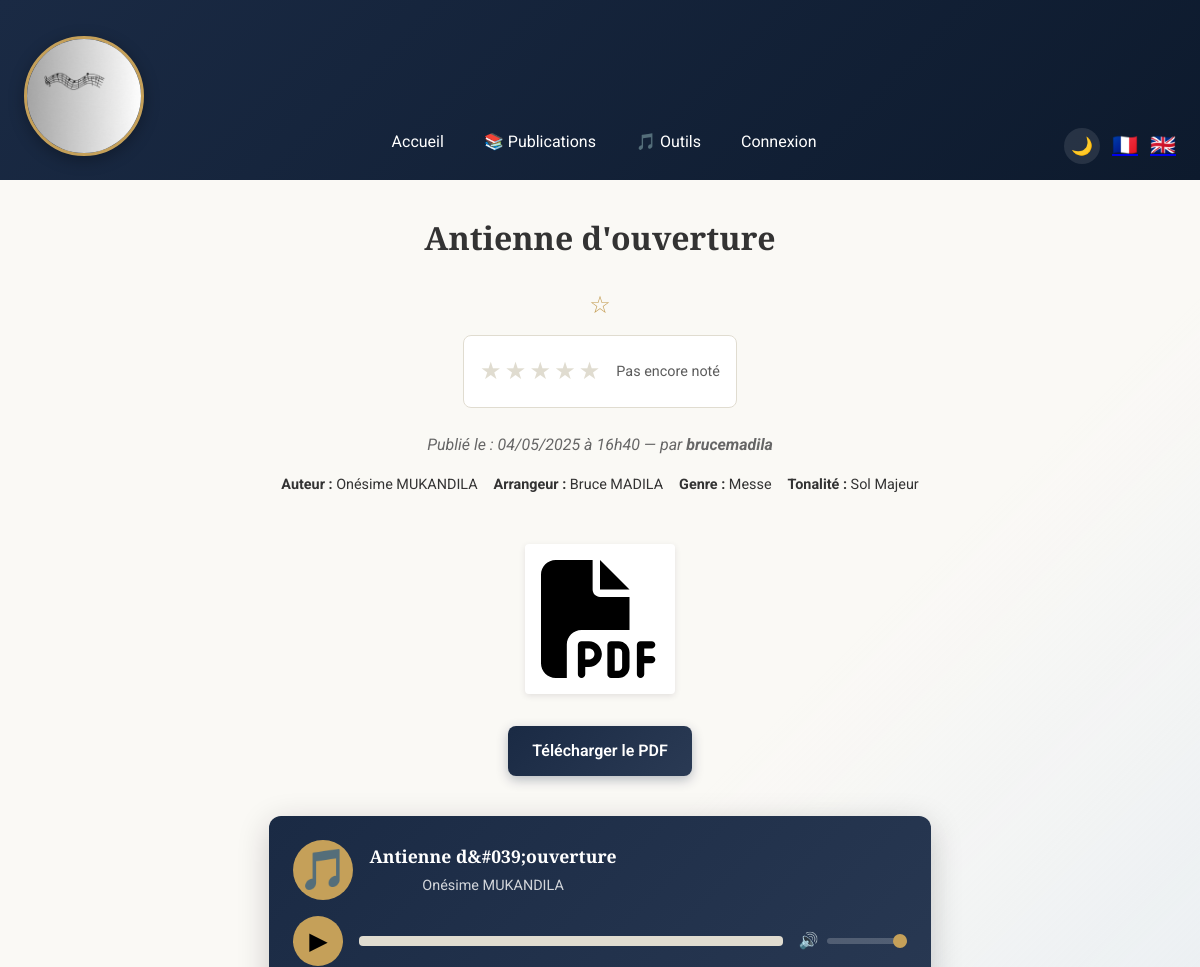
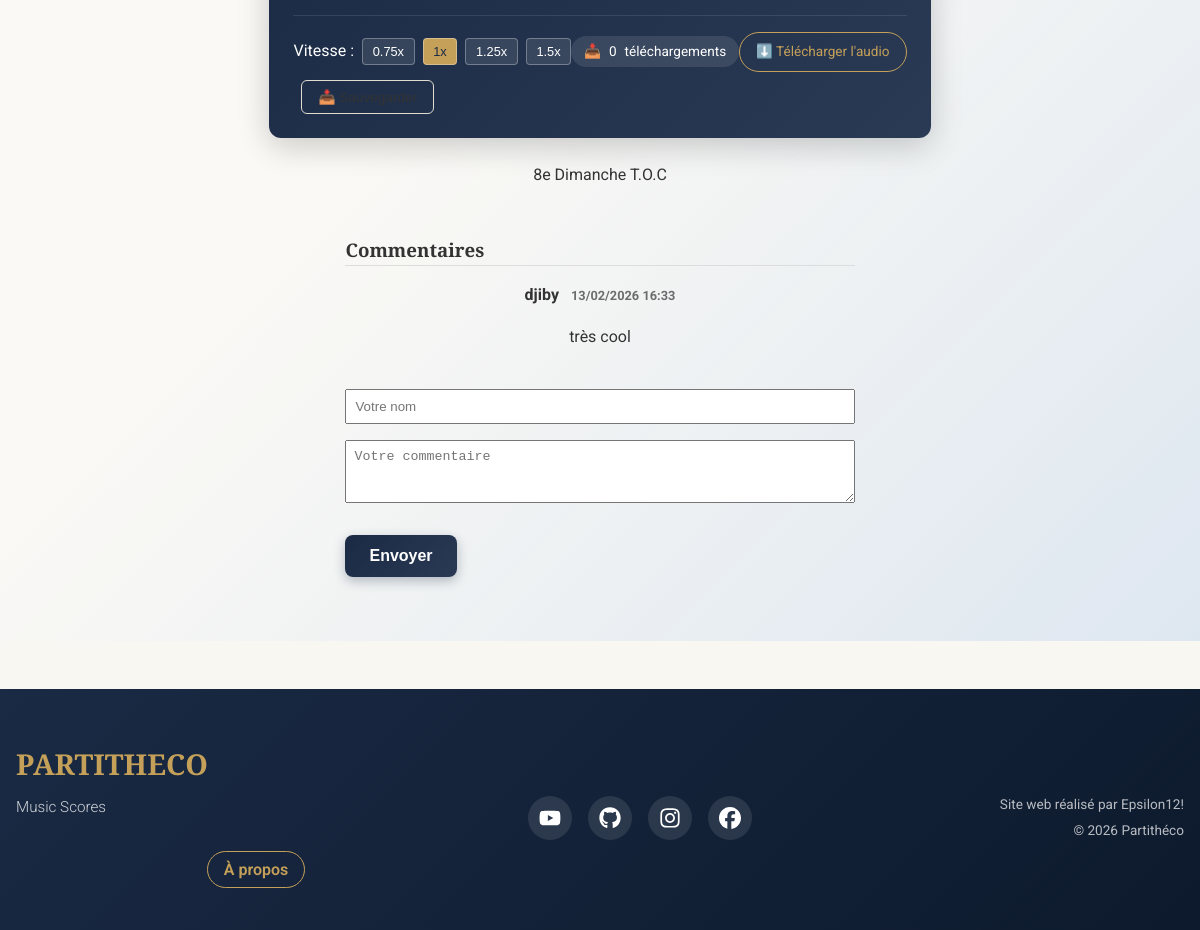
The app's page /project.php?id=9&lang=fr with its own data (2 pictures, top to bottom).
### tables this page shows
CREATE TABLE projects (
                id INTEGER PRIMARY KEY AUTOINCREMENT,
                user_id INTEGER NOT NULL,
                title TEXT NOT NULL,
                description TEXT NOT NULL,
                thumbnail TEXT,
                date_publication DATETIME DEFAULT CURRENT_TIMESTAMP, media TEXT, author TEXT, arranger TEXT, genre TEXT, tonality TEXT, moment_messe TEXT, temps_liturgique TEXT, is_liturgical BOOLEAN DEFAULT 0, voix TEXT,
                FOREIGN KEY(user_id) REFERENCES users(id)
            );

CREATE TABLE users (
                id INTEGER PRIMARY KEY AUTOINCREMENT,
                username TEXT NOT NULL UNIQUE,
                email TEXT NOT NULL UNIQUE,
                password TEXT NOT NULL
            , paroisse TEXT, role_choral TEXT);

CREATE TABLE comments (
                    id          INTEGER PRIMARY KEY AUTOINCREMENT,
                    project_id  INTEGER NOT NULL,
                    author      TEXT NOT NULL,
                    content     TEXT NOT NULL,
                    created_at  DATETIME DEFAULT CURRENT_TIMESTAMP,
                    FOREIGN KEY(project_id) REFERENCES projects(id)
                );

### classes/ProjectPageService.php (called while the page is built, shortened)
<?php
class ProjectPageService {
    private ProjectRepository $projectRepository;
    private CommentRepository $commentRepository;
    private FavoriteRepository $favoriteRepository;
    private DownloadRepository $downloadRepository;
    private RatingRepository $ratingRepository;
    private PlaylistRepository $playlistRepository;
    public function __construct(PDO $pdo) {
        $this->projectRepository = new ProjectRepository($pdo);
        $this->commentRepository = new CommentRepository($pdo);
        $this->favoriteRepository = new FavoriteRepository($pdo);
        $this->downloadRepository = new DownloadRepository($pdo);
        $this->ratingRepository = new RatingRepository($pdo);
        $this->playlistRepository = new PlaylistRepository($pdo);
    }
    public function buildPageData(int $projectId, ?array $user = null): array {
        $project = $this->projectRepository->getById($projectId);
        $userId = $user['id'] ?? null;
        return [
            'project' => $project,
            'avgRating' => $this->ratingRepository->getAverageRating($projectId),
            'ratingCount' => $this->ratingRepository->getRatingCount($projectId),
            'userRating' => $userId ? $this->ratingRepository->getUserRating($userId, $projectId) : null,
            'isFavorite' => $userId ? $this->favoriteRepository->isFavorite($userId, $projectId) : false,
            'comments' => $this->commentRepository->getByProject($projectId),
            'downloadCount' => $this->downloadRepository->getCountByProject($projectId),
            'userPlaylists' => $userId ? $this->playlistRepository->getByUser($userId) : [],
        ];
    }
}

### classes/ProjectRepository.php (called while the page is built, shortened)
<?php
class ProjectRepository {
    private PDO $pdo;
    public function __construct(PDO $pdo) {
        $this->pdo = $pdo;
    }
    public function getById(int $projectId): ?array {
        $stmt = $this->pdo->prepare("
            SELECT p.*, u.username AS publisher
            FROM projects p
            JOIN users u ON p.user_id = u.id
            WHERE p.id = :id
        ");
        $stmt->execute([':id' => $projectId]);
        $result = $stmt->fetch(PDO::FETCH_ASSOC);
        return $result ?: null;
    }
}

### classes/RatingRepository.php (called while the page is built, shortened)
<?php
class RatingRepository {
    private PDO $pdo;
    public function __construct(PDO $pdo) {
        $this->pdo = $pdo;
    }
    public function getAverageRating(int $projectId): ?float {
        $stmt = $this->pdo->prepare("
            SELECT AVG(score) AS avg, COUNT(*) AS count
            FROM ratings
            WHERE project_id = :pid
        ");
        $stmt->execute([':pid' => $projectId]);
        $result = $stmt->fetch(PDO::FETCH_ASSOC);
        return $result && $result['count'] > 0 ? round((float) $result['avg'], 1) : null;
    }
    public function getRatingCount(int $projectId): int {
        $stmt = $this->pdo->prepare("
            SELECT COUNT(*)
            FROM ratings
            WHERE project_id = :pid
        ");
        $stmt->execute([':pid' => $projectId]);
        return (int) $stmt->fetchColumn();
    }
}

### classes/CommentRepository.php (called while the page is built, shortened)
<?php
class CommentRepository {
    private PDO $pdo;
    public function __construct(PDO $pdo) {
        $this->pdo = $pdo;
    }
    public function getByProject(int $projectId): array {
        $stmt = $this->pdo->prepare("
            SELECT *
            FROM comments
            WHERE project_id = :pid
            ORDER BY created_at DESC
        ");
        $stmt->execute([':pid' => $projectId]);
        return $stmt->fetchAll(PDO::FETCH_ASSOC);
    }
}

### classes/DownloadRepository.php (called while the page is built, shortened)
<?php
class DownloadRepository {
    private PDO $pdo;
    public function __construct(PDO $pdo) {
        $this->pdo = $pdo;
    }
    public function getCountByProject(int $projectId): int {
        $stmt = $this->pdo->prepare("
            SELECT COUNT(*)
            FROM downloads
            WHERE project_id = :pid
        ");
        $stmt->execute([':pid' => $projectId]);
        return (int) $stmt->fetchColumn();
    }
}

### assets/locales/trad.php (called while the page is built, shortened)
<?php
$lang = $_SESSION['lang']
         ?? ($_COOKIE['lang'] ?? 'fr');
$transFile = __DIR__ . "/{$lang}.php";
$t = include $transFile;

### project.php (the view, shortened to what this page needs)
<?php
require_once __DIR__ . '/assets/locales/trad.php';
$db         = new Database();
$pdo        = $db->getPDO();
$pageService = new ProjectPageService($pdo);
$projectId = (int) $_GET['id'];
$currentUser = $_SESSION['user'] ?? null;
$pageData = $pageService->buildPageData($projectId, $currentUser);
$project = $pageData['project'];
$avgRating = $pageData['avgRating'];
$ratingCount = $pageData['ratingCount'];
$isFavorite = $pageData['isFavorite'];
$comments = $pageData['comments'];
$downloadCount = $pageData['downloadCount'];
include __DIR__ . '/includes/header.php';
include __DIR__ . '/includes/navbar.php';
?>
<main class="project-detail">
  <div class="project-title-block">
    <h1><?= htmlspecialchars($project['title'], ENT_NOQUOTES, 'UTF-8', false) ?></h1>
    <div class="project-actions">
      <form method="post" class="project-favorite-form">
          <button type="submit" name="favorite_toggle" class="btn-favorite" title="<?= $isFavorite ? 'Retirer des favoris' : 'Ajouter aux favoris' ?>">
              <?= $isFavorite ? '★' : '☆' ?>
          </button>
      </form>
    </div>
  </div>
  <div class="rating-section" data-project-id="<?= $projectId ?>">
    <div class="stars-display">
      <?php for ($i = 1; $i <= 5; $i++): ?>
        <span class="star <?= ($avgRating && $i <= round($avgRating)) ? 'filled' : '' ?>" data-value="<?= $i ?>">★</span>
      <?php endfor; ?>
    </div>
    <span class="rating-info">
      <?php if ($avgRating): ?>
        <?= $avgRating ?>/5 (<?= $ratingCount ?> avis)
      <?php else: ?>
        Pas encore noté
      <?php endif; ?>
    </span>
  </div>
  <?php
    $dt        = new DateTime($project['date_publication']);
    $fmt       = $t['project']['date_format'];
    $formatted = $dt->format($fmt);
  ?>
  <p class="project-date">
    <?= htmlspecialchars($t['project']['published_on']) ?>
    <?= htmlspecialchars($formatted) ?>
    — <?= htmlspecialchars($t['project']['by']) ?>
    <strong><?= htmlspecialchars($project['publisher']) ?></strong>
  </p>
  <ul class="project-meta">
    <?php if ($project['author']):   ?>
      <li><strong><?= htmlspecialchars($t['project']['author']) ?></strong>
        <?= htmlspecialchars($project['author'])   ?>
      </li>
    <?php endif; ?>
    <?php if ($project['arranger']): ?>
      <li><strong><?= htmlspecialchars($t['project']['arranger']) ?></strong>
        <?= htmlspecialchars($project['arranger']) ?>
      </li>
    <?php endif; ?>
    <?php if ($project['genre']):    ?>
      <li><strong><?= htmlspecialchars($t['project']['genre']) ?></strong>
        <?= htmlspecialchars($project['genre'])    ?>
      </li>
    <?php endif; ?>
    <?php if ($project['tonality']): ?>
      <li><strong><?= htmlspecialchars($t['project']['tonality']) ?></strong>
        <?= htmlspecialchars($project['tonality']) ?>
      </li>
    <?php endif; ?>
  </ul>
  <?php
    $thumb = $project['thumbnail'] ?? '';
    if ($thumb) {
        $isCloudinary = str_starts_with($thumb, 'http');
        $ext = strtolower(pathinfo($thumb, PATHINFO_EXTENSION));
        $url = $isCloudinary ? $thumb : "assets/img/{$thumb}";
        if (in_array($ext, ['jpg','jpeg','png','gif'])): ?>
          <a href="javascript:void(0)" onclick="openLightbox('<?= htmlspecialchars($url) ?>')">
            <img
              src="<?= htmlspecialchars($url) ?>"
              alt="Image de <?= htmlspecialchars($project['title'], ENT_NOQUOTES, 'UTF-8', false) ?>"
              class="project-media">
          </a>
          <p style="text-align:center; margin-top:.5rem;"><a class="btn-secondary" href="<?= htmlspecialchars($url) ?>" download>Télécharger l'image</a></p>
        <?php elseif ($ext === 'pdf'): ?>
          <a href="javascript:void(0)" onclick="openPDF('<?= htmlspecialchars($url) ?>')">
            <img
              src="assets/static/file-pdf-solid.svg"
              alt="PDF de <?= htmlspecialchars($project['title'], ENT_NOQUOTES, 'UTF-8', false) ?>"
              class="project-media pdf-icon">
          </a>
          <p style="text-align:center; margin-top:.5rem;"><a class="btn-primary" href="<?= htmlspecialchars($url) ?>" download>Télécharger le PDF</a></p>
        <?php endif;
    }
  ?>
  <?php if (!empty($project['media'])):
    $isMediaCloudinary = str_starts_with($project['media'], 'http');
    $mext = strtolower(pathinfo($project['media'], PATHINFO_EXTENSION));
    $murl = $isMediaCloudinary ? $project['media'] : "assets/img/{$project['media']}";
    if (in_array($mext, ['mp4','webm','ogg'])): ?>
      <video class="project-media" controls preload="metadata">
        <source src="<?= htmlspecialchars($murl) ?>" type="video/<?= $mext ?>">
        Votre navigateur ne supporte pas la vidéo.
      </video>
    <?php elseif (in_array($mext, ['mp3','wav','oga','ogg'])): ?>
      <div class="audio-player-enhanced" data-project-id="<?= $projectId ?>">
        <div class="player-header">
          <div class="player-icon">🎵</div>
          <div class="player-info">
            <h4><?= htmlspecialchars($project['title']) ?></h4>
            <p><?= htmlspecialchars($project['author'] ?? 'Auteur inconnu') ?></p>
          </div>
        </div>
        <div class="player-controls">
          <button class="btn-play">▶</button>
          <div class="progress-container">
            <div class="time-display">
              <span class="current-time">0:00</span>
              <span class="duration">0:00</span>
            </div>
          </div>
          <div class="volume-control">
            <span>🔊</span>
            <input type="range" class="volume-slider" min="0" max="1" step="0.1" value="1">
          </div>
        </div>
        <div class="extra-controls">
          <div class="speed-controls">
            <span>Vitesse :</span>
            <button class="btn-speed" data-speed="0.75">0.75x</button>
            <button class="btn-speed active" data-speed="1">1x</button>
            <button class="btn-speed" data-speed="1.25">1.25x</button>
            <button class="btn-speed" data-speed="1.5">1.5x</button>
          </div>
          <div class="download-stats">
            <span>📥</span>
            <span class="download-count"><?= $downloadCount ?></span>
            <span>téléchargements</span>
          </div>
          <a href="api/download.php?id=<?= $projectId ?>&type=audio" class="btn-download" onclick="trackDownload(<?= $projectId ?>, 'audio')">
            ⬇️ Télécharger l'audio
          </a>
        </div>
      </div>
    <?php endif;
  endif; ?>
  <p><?= nl2br(htmlspecialchars($project['description'], ENT_NOQUOTES, 'UTF-8', false)) ?></p>
  <section id="commentsSection">
    <h3><?= htmlspecialchars($t['comments']['title']) ?></h3>
    <?php if (empty($comments)): ?>
      <p>Aucun commentaire pour le moment.</p>
    <?php else: ?>
      <?php foreach ($comments as $cm): ?>
        <div class="comment-item">
          <p class="author">
            <?= htmlspecialchars($cm['author']) ?>
            <span class="date">
              <?= (new DateTime($cm['created_at']))->format('d/m/Y H:i') ?>
            </span>
          </p>
          <p class="content"><?= nl2br(htmlspecialchars($cm['content'], ENT_NOQUOTES, 'UTF-8', false)) ?></p>
        </div>
      <?php endforeach; ?>
    <?php endif; ?>
    <form method="post" novalidate class="comment-form">
      <input
        type="text"
        name="comment_author"
        placeholder="Votre nom"
        required>
      <textarea
        name="comment_content"
        rows="3"
        placeholder="Votre commentaire"
        required></textarea>
      <button name="comment_submit" type="submit">
        <?= htmlspecialchars($t['comments']['submit']) ?>
      </button>
    </form>
  </section>
</main>
<?php include __DIR__ . '/includes/footer.php'; ?>

### records on screen
projects: title "Antienne d'ouverture", date_publication "04/05/2025 à 16h40", user.username "brucemadila", author "Onésime MUKANDILA", arranger "Bruce MADILA", genre "Messe", tonality "Sol Majeur", title "Antienne d&#039;ouverture", description "8e Dimanche T.O.C"
comments: author "djiby", created_at "13/02/2026 16:33", content "très cool"

### other values on screen
$t['nav']['home'] "Accueil"
$t['nav']['login'] "Connexion"
$t['project']['published_on'] "Publié le :"
$t['project']['by'] "par"
$t['project']['author'] "Auteur :"
$t['project']['arranger'] "Arrangeur :"
$t['project']['genre'] "Genre :"
$t['project']['tonality'] "Tonalité :"
$downloadCount "0"
$t['comments']['title'] "Commentaires"
$t['comments']['submit'] "Envoyer"
$t['nav']['about'] "À propos"
$t['footer']['credits'] "Site web réalisé par Epsilon12!"
